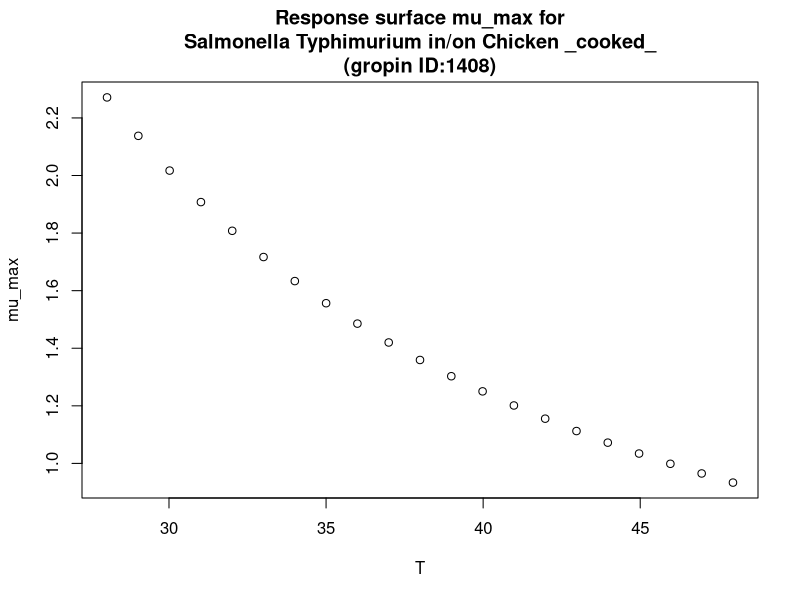

Write R code to recreate this figure.
#############################
# start of Parameter script
#############################
T <- seq(28.028,47.952047952048,length.out=21)
#############################
# end of Parameter script
#############################
############################# 
# start of Model script Gropin ID 1408 
#############################
 
# constant coefficients for this model
 
variables <- data.frame(T)
argumentsPar <- expand.grid(variables)
 
# heart of the model
response_surface <- function(T) {
   mumax <-(40.67/(T-5.251))^1.415

return(mumax=mumax)
} 

# output parameters
mumax <- cbind(argumentsPar,response_surface(argumentsPar['T']))
colnames(mumax) <- c(colnames(argumentsPar),'mumax')
#############################
# End of Model script
#############################
############################# 
# start of Visualisation script Gropin ID 1408 
#############################
plot(T,mumax$mumax,
                          xlab='T',
                          ylab='mu_max',main='Response surface mu_max for
Salmonella Typhimurium in/on Chicken _cooked_
(gropin ID:1408)')
#############################
# End of Visualisation script
#############################
